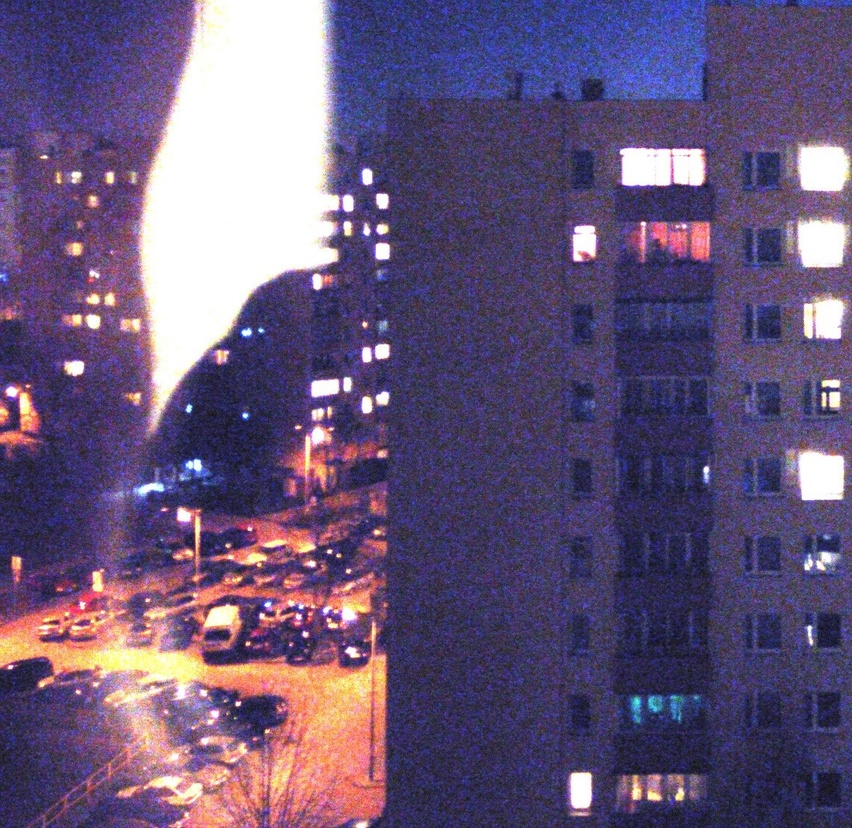
#> input picture Tugas 3/F55121045_PutriInnayah/histoimg.jpg, 852 x 828 px, shrunk from 1138 x 1106 before the run
$ python histogram.py
#> lines starting #> are read from the running program, lines starting #| are printed output that depends on the picture
import cv2
import numpy as np
import matplotlib.pyplot as plt

#Membaca gambar yang akan di proses
gambar = cv2.imread('histoimg.jpg', 0)
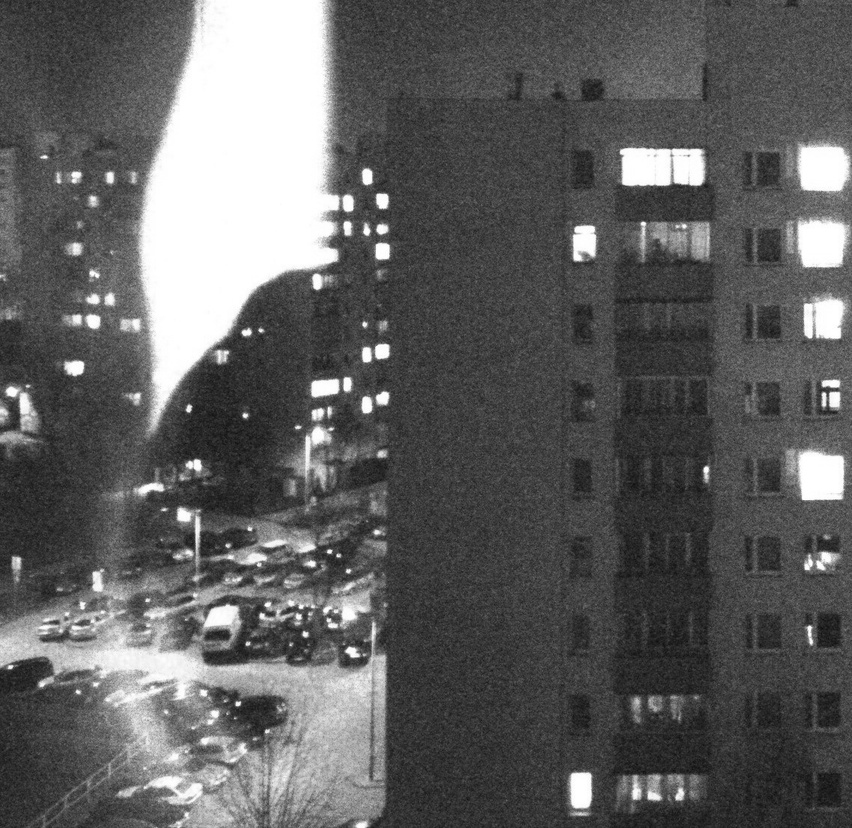
#> gambar: shape (828, 852); min 12, max 255, mean 96.1

#Hitung histogram
hist, bins = np.histogram(gambar.flatten(), 256, [0,256])
#> hist = 256 values, max 45836 at index 255, min 0 at index 0, mean 2755.7; bins = 257 values from 0 to 256

#Plot histogram
plt.hist(gambar.flatten(), 256, [0,256])
plt.xlabel('Pixel Intensity')
plt.ylabel('Number of Pixels')
cv2.imshow('Image', gambar)
plt.show()
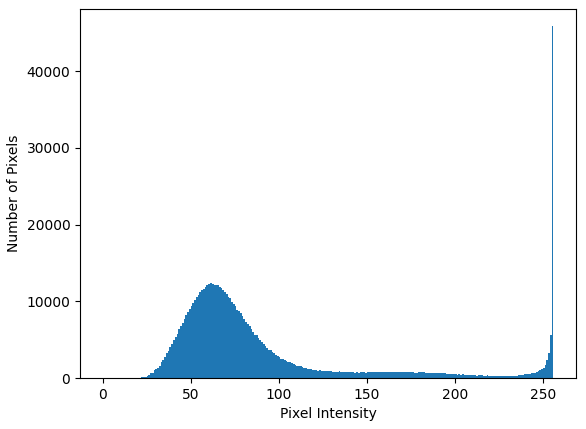
#> figure drawn by matplotlib, 1 panel; tallest bar 45836 high, from x = 255 to 256

$ run again, with Tugas 3/F55121045_PutriInnayah/imgd1.jpg copied over Tugas 3/F55121045_PutriInnayah/histoimg.jpg
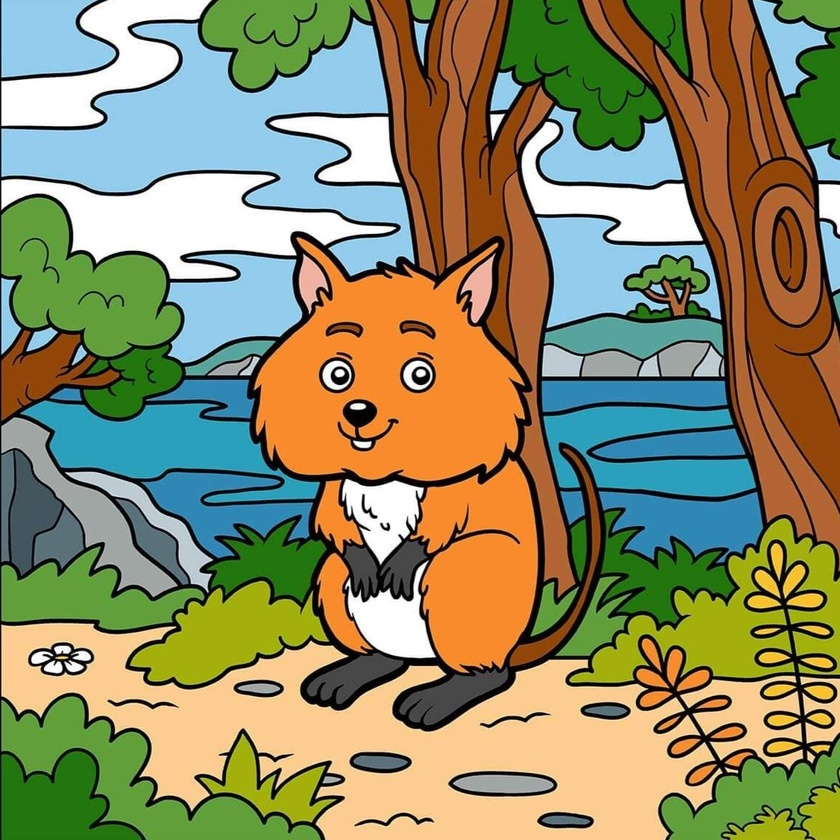
#> input picture Tugas 3/F55121045_PutriInnayah/imgd1.jpg, 840 x 840 px, shrunk from 1145 x 1145 before the run
#> `gambar = cv2.imread('histoimg.jpg', 0)`:
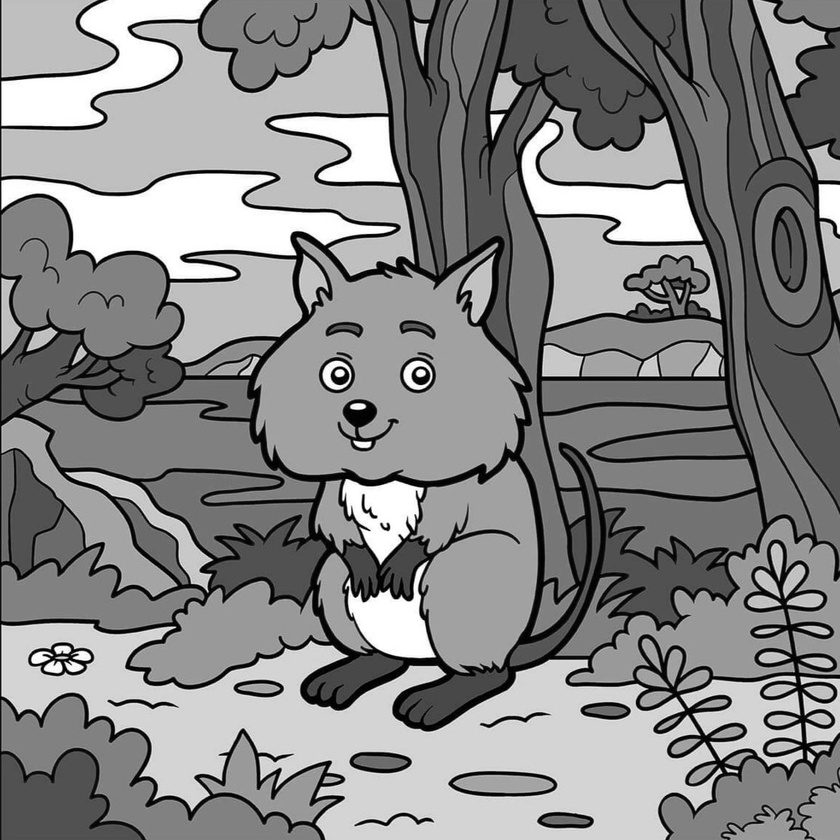
#> gambar: shape (840, 840); min 0, max 255, mean 134.6
#> hist = 256 values, max 49646 at index 191, min 72 at index 235, mean 2756.2; bins = 257 values from 0 to 256
#> `plt.show()`:
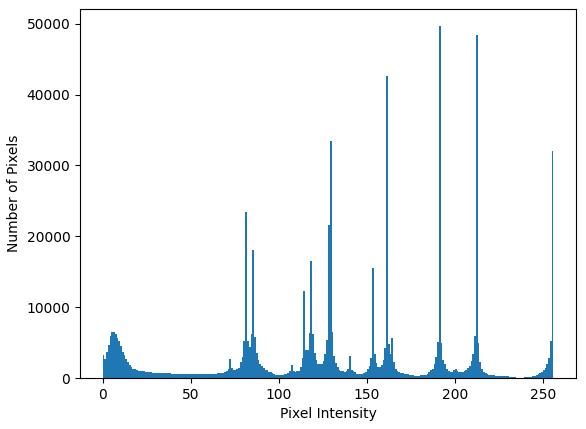
#> figure drawn by matplotlib, 1 panel; tallest bar 49646 high, from x = 191 to 192

$ run again, with Tugas 3/F55121045_PutriInnayah/imgmawar.jpg copied over Tugas 3/F55121045_PutriInnayah/histoimg.jpg
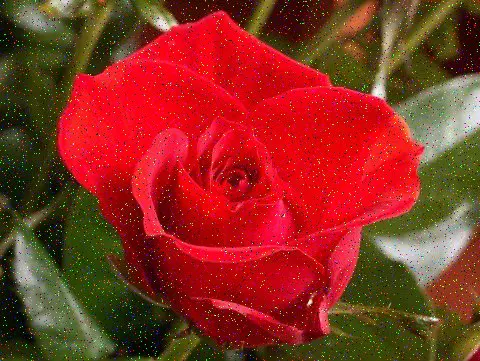
#> input picture Tugas 3/F55121045_PutriInnayah/imgmawar.jpg, 480 x 361 px
#> `gambar = cv2.imread('histoimg.jpg', 0)`:
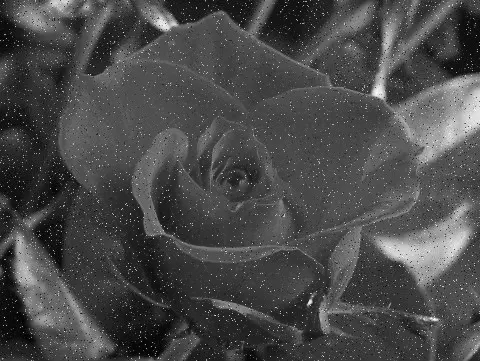
#> gambar: shape (361, 480); min 0, max 252, mean 73.4
#> hist = 256 values, max 3369 at index 78, min 0 at index 247, mean 676.9; bins = 257 values from 0 to 256
#> `plt.show()`:
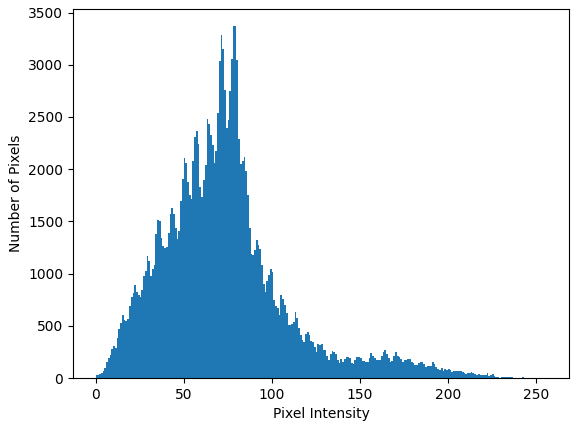
#> figure drawn by matplotlib, 1 panel
